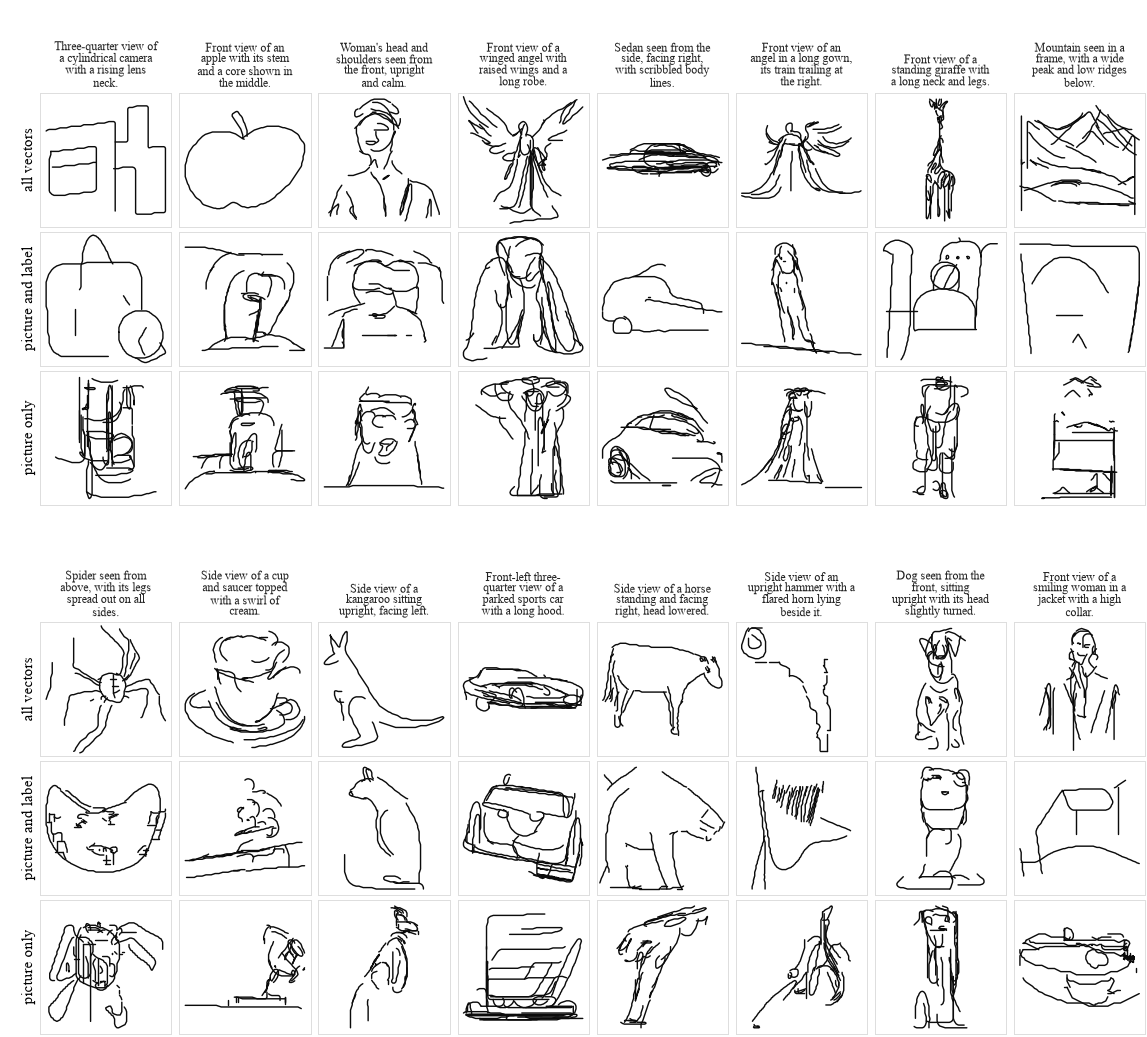

Generate this figure with Python:
import json
import os
import sys
import textwrap

import matplotlib
matplotlib.use("Agg")
import matplotlib.pyplot as plt
import numpy as np

sys.path[:0] = [".", "tools"]

RUNS = [("base", "all vectors"), ("image_label", "picture and label"), ("image_only", "picture only")]
CACHE = "paper/figures/captions.json"


def make(runs="out/ablate_sketch", n=16, guidance=2.0, temperature=0.6, seed=0):
    import guidance as G
    import pengpt as P
    from vectors import encoder
    device = P.resolve_device("auto")
    P.Vectors.encoder = encoder()
    asked = G.prompts(os.path.join(runs, "phrases.txt"), n, seed)
    drawn = {}
    for name, _ in RUNS:
        model, dataset, cfg, _ = P.load_for_sampling(os.path.join(runs, name, "best.pt"), device)
        drawn[name] = [[np.round(np.asarray(s), 4).tolist() for s in d] for d in G.draw(model, dataset, asked, guidance, temperature, seed)]
        print(name, [len(d) for d in drawn[name]], flush=True)
    json.dump(dict(prompts=asked, drawn=drawn), open(CACHE, "w"))


def main(out="paper/figures/captions.pdf", cols=8, first=None):
    if not os.path.exists(CACHE) or "--fresh" in sys.argv:
        make()
    kept = json.load(open(CACHE))
    kept["prompts"] = kept["prompts"][:first]
    plt.rcParams.update({"font.family": "serif", "font.serif": ["Times New Roman", "Times", "STIXGeneral"]})
    bands = -(-len(kept["prompts"]) // cols)
    fig = plt.figure(figsize=(6.75, 3.05 * bands))
    grid = fig.add_gridspec(bands, 1, left=0.035, right=0.998, top=0.995, bottom=0.003, hspace=0.06)
    for b in range(bands):
        cells = grid[b].subgridspec(len(RUNS) + 1, cols, height_ratios=[0.62] + [1] * len(RUNS), wspace=0.06, hspace=0.04)
        for c in range(cols):
            k = b * cols + c
            if k >= len(kept["prompts"]):
                continue
            ax = fig.add_subplot(cells[0, c])
            ax.axis("off")
            ax.text(0.5, 0.0, textwrap.fill(kept["prompts"][k], 21), fontsize=5.2, ha="center", va="bottom", linespacing=1.05, color="#222222")
            for r, (name, label) in enumerate(RUNS):
                ax = fig.add_subplot(cells[r + 1, c])
                for s in kept["drawn"][name][k]:
                    s = np.asarray(s, float).reshape(-1, 2) if len(s) and len(s[0]) == 2 else np.asarray(s, float)[:, :2]
                    ax.plot(s[:, 0], -s[:, 1], color="#0b0b0b", lw=0.6, solid_capstyle="round", solid_joinstyle="round")
                ax.set_aspect("equal", adjustable="datalim")
                ax.set_xticks([])
                ax.set_yticks([])
                for side in ax.spines.values():
                    side.set_color("#dddddd")
                    side.set_linewidth(0.4)
                if c == 0:
                    ax.set_ylabel(label, fontsize=6.5, labelpad=2)
    fig.savefig(out)
    fig.savefig(out.replace(".pdf", ".png"), dpi=170)
    print(out)


if __name__ == "__main__":
    main()
    main("paper/figures/captions_top.pdf", first=8)
